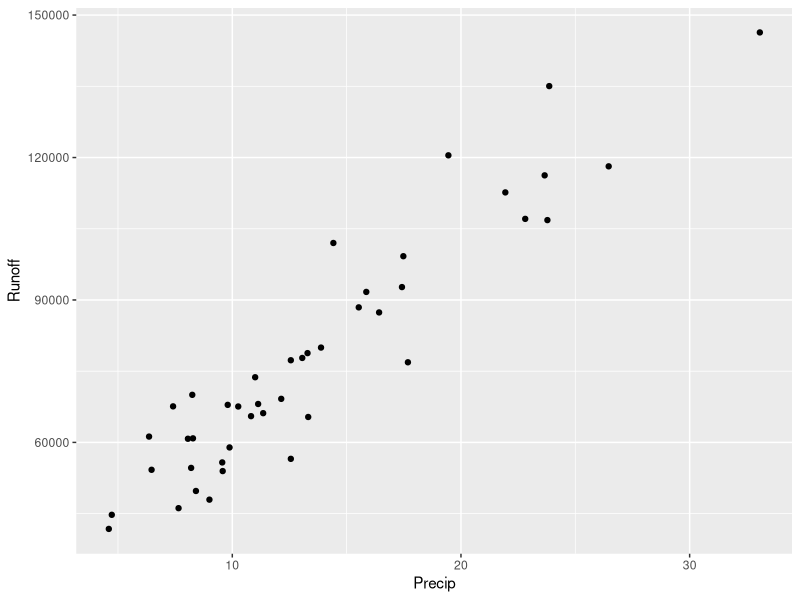
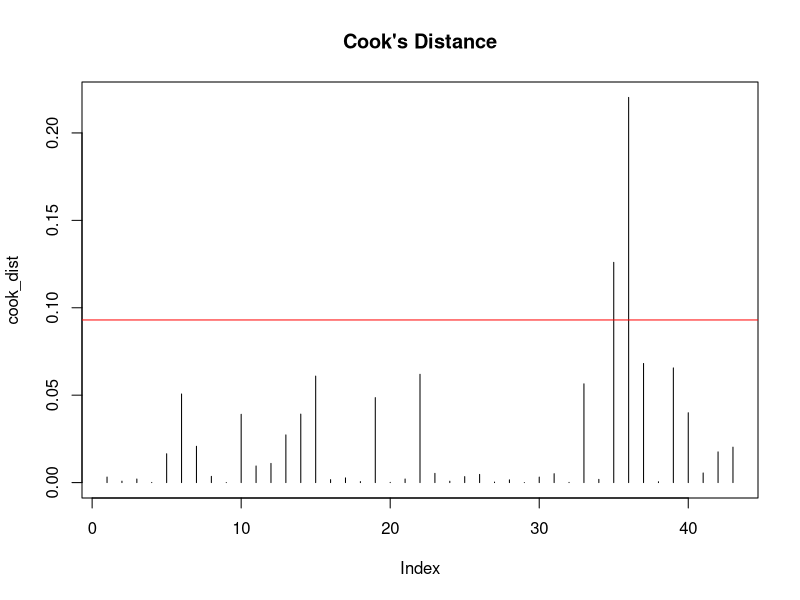
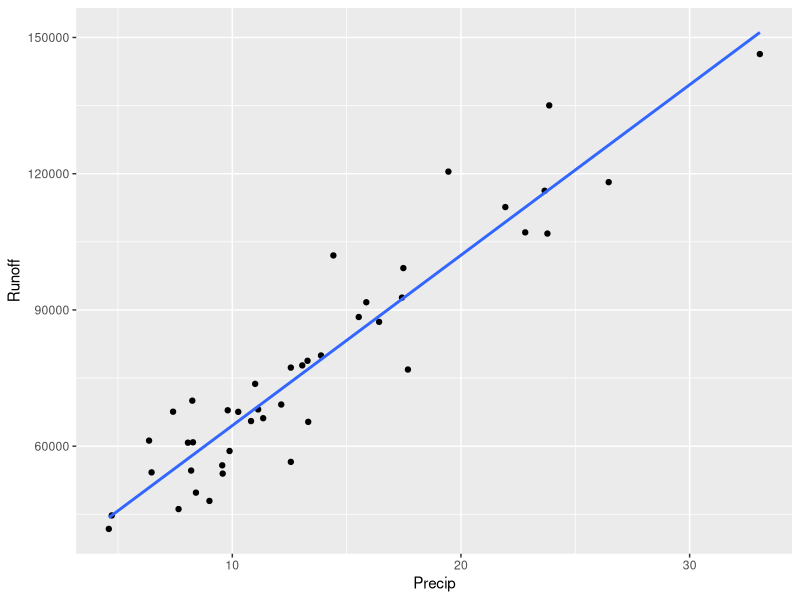

These figures' R source, in order:
## ---- chunk 1
knitr::opts_chunk$set(echo = TRUE)
## ---- chunk 2
library(tidyverse)
library(MASS)
library(lmtest)
## ---- chunk 3
##read in data
water_data <- read.table(file = "water.txt", header = TRUE, sep = "")
## ---- chunk 4
ggplot(water_data, aes(Precip, Runoff)) + geom_point()
## ---- chunk 5
#check correlation, is it linear?
cor(water_data$Precip, water_data$Runoff)
## ---- chunk 6
##linear model for raw data
slr_water <- lm(Runoff~Precip, water_data)
## ---- chunk 7
#test for variance
bptest(slr_water)
## ---- chunk 8
#test for normality
ks.test(stdres(slr_water),"pnorm" )
## ---- chunk 9
cook_dist <- cooks.distance(slr_water)
outliers <- which(cook_dist > 4/length(cook_dist))
plot(cook_dist, type="h", main = "Cook's Distance")
abline(h = 4/length(cook_dist), col = "red")

## ---- chunk 10
#Intercept and Slope values
slr_water$coefficients

## ---- chunk 11
#plots slr against scatter plot
ggplot(water_data,aes(Precip, Runoff)) +geom_point() + geom_smooth(se = FALSE,method = "lm")
## ---- chunk 12
n_cv <- 250 #number of cross validations
bias_vec <- rep(NA, n_cv) #vector for biases
rpmse_vec <- rep(NA, n_cv) #vector for rpmse
n_test <- round(.1 * nrow(water_data)) #size of test set

for(i in 1:n_cv){
   
  #choose which obs. to put in test set
  test_obs <- sample(1:nrow(water_data), n_test)
  
  #Split data into test and training sets
  test_set <- water_data[test_obs,]
  train_set <- water_data[-test_obs,]
  
  #Using training data to fit a model
  train_lm <- lm(Runoff~Precip, data = train_set)
  
  #Predict test set
  test_preds <- predict.lm(train_lm, newdata = test_set)
  
  #Calculate bias
  bias_vec[i] <- mean(test_preds - test_set$Runoff)
  
  #Calculate RPMSE
  rpmse_vec[i] <- sqrt(mean((test_preds - test_set$Runoff)^2))
}
## ---- chunk 13
paste0("R squared equals ",summary(slr_water)$r.squared) %>% writeLines()
paste0("The bias is ", mean(bias_vec)) %>% writeLines()
paste0("The root predicted mean square error is ", mean(rpmse_vec)) %>% writeLines()
## ---- chunk 14
cat("R squared interpretation:\n")
cat(round(summary(slr_water)$r.squared*100, 1), "percent of the variation in the amount of runoff is explained away by the amount of snowfall.")
cat("Bias interpretation:")
cat("On average, the predictions for runoff are", mean(bias_vec) ,"acre-feet too high.")
cat("Root predicted mean square error interpretation:")
cat("On average, the predicted runoff amounts are off by", mean(rpmse_vec), "feet.")
## ---- chunk 15
#gets the summary stats of the original slr, coefficients contains the pvalues for hypothesis test in the fourth column

p_val <- summary(lm(Runoff~Precip,water_data))$coefficient[2,4]
p_val
## ---- chunk 16
confint(slr_water, level = 0.95)
## ---- chunk 17
cat("Range for snowfall values:")
range(water_data$Precip)
## ---- chunk 18
##creating a prediction interval
dframe <- data.frame(Precip = 4.5)
pred_values <- predict.lm(slr_water, dframe, interval = "prediction", level = 0.95)
pred_values
